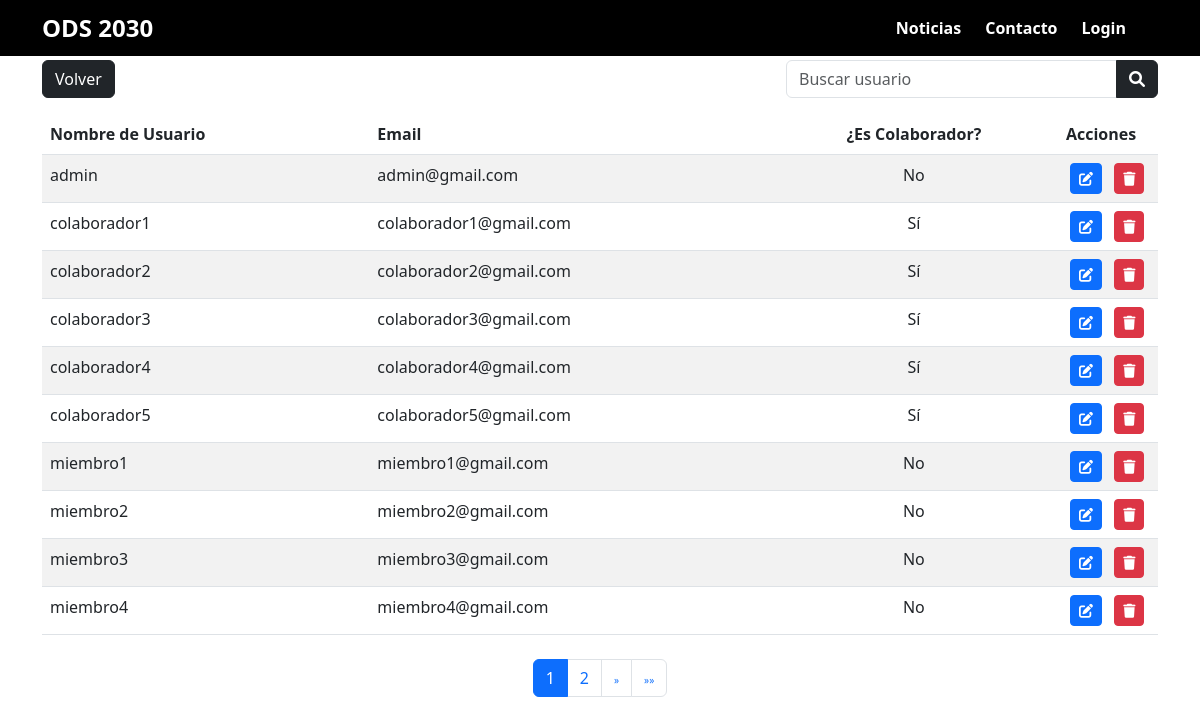
The app's page /usuarios/listar/ with its own data.
### apps/usuarios/models.py (models this page shows)
class Usuario(AbstractUser):
    pass
    def es_colaborador(self):
        return self.groups.filter(name='colaborador').exists()

### apps/usuarios/views.py (the view)
# urls.py: path('listar/',views.listarUsuarios,name="listarUsuarios"),
def listarUsuarios(request):
    usuarios_list = Usuario.objects.all()   # Muestra todas las noticias
    paginator = Paginator(usuarios_list, 10)
    page = request.GET.get('pagina')
    try:
        usuarios = paginator.page(page)
    except PageNotAnInteger:
        usuarios = paginator.page(1)
    except EmptyPage:
        usuarios = paginator.page(paginator.num_pages)
    context = {'usuarios': usuarios}
    return render(request, 'usuarios/listar.html', context)

### templates/usuarios/listar.html (shortened to what this page needs)
{%extends 'baseLogin.html' %}
{% load static %}
{% block contenido %}
<head>
  <link rel="stylesheet" href="https://cdnjs.cloudflare.com/ajax/libs/font-awesome/6.0.0-beta3/css/all.min.css">
</head>
<div style="margin-top: 60px;">
  <div class="container mt-4">
    <div class="d-flex justify-content-between mb-3">
      <a href="{% url 'home' %}" class="btn btn-dark">Volver</a>
      <div class="col-md-4">
        <div class="input-group">
          <input class="form-control" type="text" id="searchInput" placeholder="Buscar usuario" aria-label="Search for..." aria-describedby="btnNavbarSearch" />
          <button class="btn btn-dark" id="btnNavbarSearch" type="button"><i class="fas fa-search"></i></button>
        </div>
      </div>
    </div>
    <table class="table table-striped mt-2">
      <thead>
        <tr>
          <th>Nombre de Usuario</th>
          <th>Email</th>
          <th class="text-center">¿Es Colaborador?</th>
          <th style="width: 100px;">Acciones</th>
        </tr>
      </thead>
      <tbody>
        {% for usuario in usuarios %}
          {% if not user.username == usuario.username %}
            <tr>
              <td>{{ usuario.username }}</td>
              <td>{{ usuario.email }}</td>
              <td class="text-center">{% if usuario.es_colaborador %}Sí{% else %}No{% endif %}</td>
              <td>
                <a href="{% url 'usuarios:modificarUsuario' usuario.pk %}" class="btn btn-primary btn-sm mx-1">
                  <i class="fas fa-edit"></i>
                </a>
                <a href="{% url 'usuarios:eliminarUsuario' usuario.pk %}" class="btn btn-danger btn-sm mx-1">
                  <i class="fas fa-trash"></i>
                </a>
              </td>
            </tr>
          {%endif%}
        {% endfor %}
      </tbody>
    </table>
    <nav aria-label="Paginación" class="mt-4">
      <ul class="pagination justify-content-center">
        {% for num in usuarios.paginator.page_range %}
          {% if usuarios.number == num %}
            <li class="page-item active"><span class="page-link">{{ num }}</span></li>
          {% else %}
            <li class="page-item"><a class="page-link" href="?pagina={{ num }}">{{ num }}</a></li>
          {% endif %}
        {% endfor %}
        {% if usuarios.has_next %}
          <li class="page-item">
            <a class="page-link" href="?pagina={{ usuarios.next_page_number }}" aria-label="Siguiente">
              <span aria-hidden="true">&raquo;</span>
            </a>
          </li>
          <li class="page-item">
            <a class="page-link" href="?pagina={{ usuarios.paginator.num_pages }}" aria-label="Última">
              <span aria-hidden="true">&raquo;&raquo;</span>
            </a>
          </li>
        {% endif %}
      </ul>
    </nav>
  </div>
</div>
{% endblock contenido %}

### static/css/home.css (style rules this page uses)
* { box-sizing: border-box; }
html { scroll-behavior: smooth; }
body { font-family: 'Roboto', sans-serif; margin: 0; }
.container { max-width: 1400px; margin: auto; }
span { font-size: 10px; }

### records on screen
Usuario: username "admin", email "admin@gmail.com", shows "No"
Usuario: username "colaborador1", email "colaborador1@gmail.com", shows "Sí"
Usuario: username "colaborador2", email "colaborador2@gmail.com", shows "Sí"
Usuario: username "colaborador3", email "colaborador3@gmail.com", shows "Sí"
Usuario: username "colaborador4", email "colaborador4@gmail.com", shows "Sí"
Usuario: username "colaborador5", email "colaborador5@gmail.com", shows "Sí"
Usuario: username "miembro1", email "miembro1@gmail.com", shows "No"
Usuario: username "miembro2", email "miembro2@gmail.com", shows "No"
Usuario: username "miembro3", email "miembro3@gmail.com", shows "No"
Usuario: username "miembro4", email "miembro4@gmail.com", shows "No"

### other values on screen
{{ num }} "1"
{{ num }} "2"
